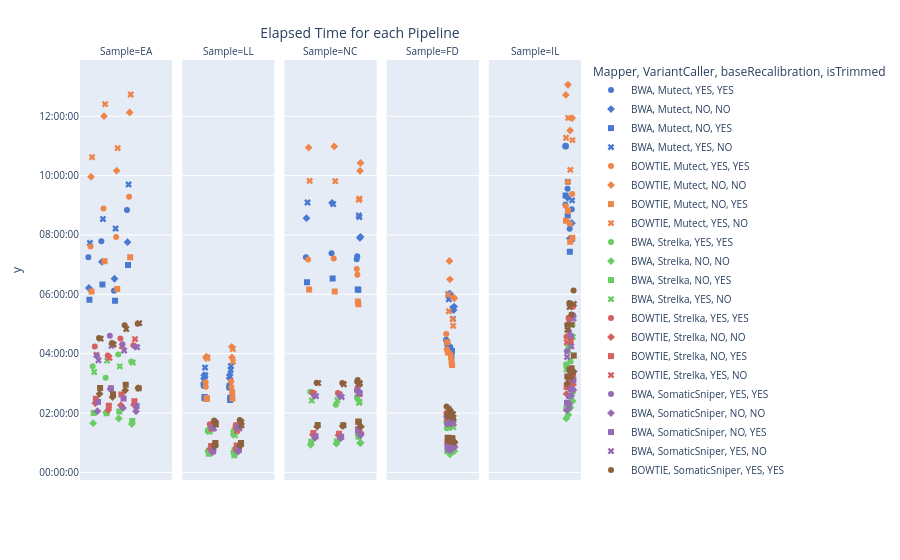

Notebook cell for this chart:
### Code cell
import os
import pandas as pd
import seaborn as sns
import plotly.express as px
import plotly.io as pio

# 1) Cache dizini ve CSV cache dosyası
save_path = "dfs/"
os.makedirs(save_path, exist_ok=True)
time_csv = os.path.join(save_path, "df_timeTable.csv")

# 2) Cache kontrolü
if os.path.exists(time_csv):
    df_timeTable = pd.read_csv(time_csv)
    print("🎉 Loaded df_timeTable from cache.")
else:
    # 3) Hesaplama: vcfcomparison_df_full'den zaman tablosu oluştur
    df_timeTable = pd.DataFrame([
        [
            row['TestCaseNo'].split(' ')[1],
            row['Sample'],
            row['isTrimmed'],
            row['baseRecalibration'],
            row['Mapper'],
            row['VariantCaller'],
            row['Duplicates'],
            row['Node'],
            row['ElapsedTime'],
            row['Environment']
        ]
        for _, row in vcfcomparison_df_full.iterrows()
    ], columns=[
        "TestCase", "Sample", "isTrimmed", "baseRecalibration",
        "Mapper", "VariantCaller", "Duplicates", "Node",
        "ElapsedTime", "Environment"
    ])

    df_timeTable['baseRecalibration, isTrimmed'] = (
        df_timeTable['baseRecalibration'] + ', ' + df_timeTable['isTrimmed']
    )
    df_timeTable['Mapper, VariantCaller'] = (
        df_timeTable['Mapper'] + ', ' + df_timeTable['VariantCaller']
    )

    df_timeTable.to_csv(time_csv, index=False)
    print(f"✅ Saved df_timeTable to {time_csv}")

# 4) Figure’ler için ayrı dizin
fig_path = "Önemli Figureler/"
os.makedirs(fig_path, exist_ok=True)

# 5) Palette ayarı
palette = sns.color_palette("muted").as_hex()

# 6) Plotly scatter facet plot
fig = px.scatter(
    df_timeTable,
    x="TestCase",
    y=pd.to_datetime(df_timeTable['ElapsedTime'], format='%H:%M:%S'),
    color="Mapper, VariantCaller",
    symbol="baseRecalibration, isTrimmed",
    facet_col="Sample",
    hover_data=['Mapper', 'VariantCaller', 'baseRecalibration', 'isTrimmed', 'Duplicates'],
    color_discrete_sequence=palette
).update_layout(
    title_text="Elapsed Time for each Pipeline",
    title={
        'y': 0.95,
        'x': 0.4,
        'xanchor': 'center',
        'yanchor': 'top'
    },
    yaxis_tickformat="%H:%M:%S",
    font=dict(size=10),
    showlegend=True
)

fig.update_traces(marker=dict(size=6))
fig.update_xaxes(title='Elapsed Time', visible=False, showticklabels=False)

# 7) Kaydet: hem PNG hem PDF
png_file = os.path.join(fig_path, "elapsed_time_pipeline.png")
pdf_file = os.path.join(fig_path, "elapsed_time_pipeline.pdf")
fig.write_image(png_file, format="png", scale=6, width=985, height=620)
fig.write_image(pdf_file, format="pdf", scale=6, width=985, height=620)
print(f"Saved PNG to {png_file}")
print(f"Saved PDF to {pdf_file}")

# 8) Göster
fig.show()
